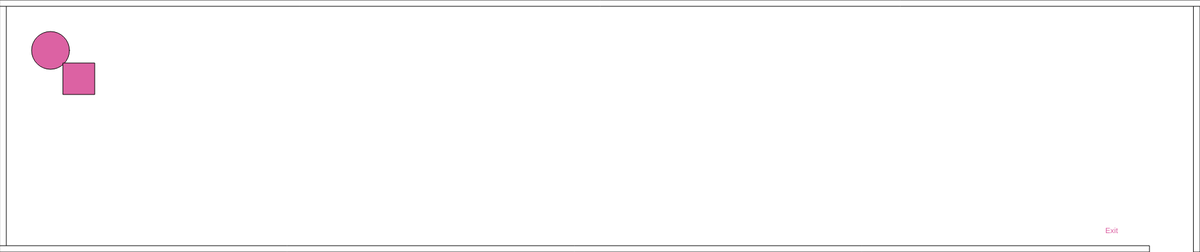
Frame 1 (no input)
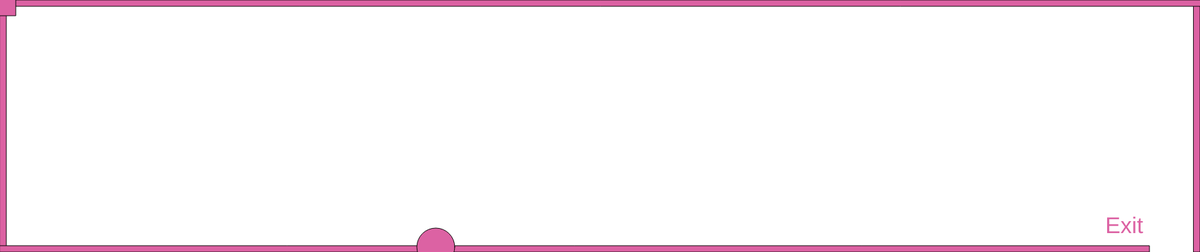
Frame 60 (no input)
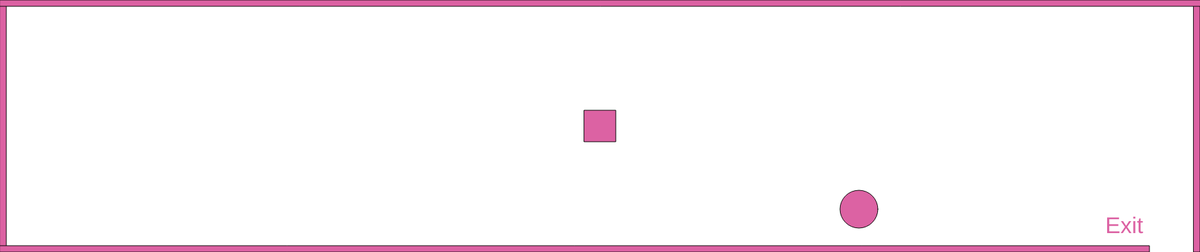
Frame 120 (the mouse pressed at the canvas centre since frame 60)

The p5.js sketch that drew these frames (run headless with seeded random() and noise() and a simulated clock; from frame 60 on, the mouse is pressed at the canvas centre):

// p5.js sketch
// ── sketch.js
var meteorx = 80;
var meteory = 80;
var meteorxmovement= 80;
var meteorymovement= 30;

var blockX = 100; 
var blockY = 100; 
var blockSize = 50; 

var wincon1 = true||false
var wincon2 = true||false

function setup()
{
createCanvas(1900,400);
 
}

function draw()
 {
   
//background and border
    background(255);
    rect(1890,0,10,400)
    rect(0,0,10,400)
    rect (0,390,1820,10);
    rect(0,0,1920,10);
    fill(120,123,4);
 
    //Meteor Shower

fill(220,98,163)
circle(meteorx, meteory, 60);
meteorxmovement = (floor(random()*20)+1);
meteorymovement = (floor(random()*10)+1) ;
meteorx += meteorxmovement;
meteory += meteorymovement;
if(meteorx > 1900)
{meteorx = 0;}
if(meteorx < 0)
{meteorx = 0;}
if(meteory > 400)
{meteory = 0; }
if(meteory < 0)
{meteory = 400;}

{
  //the block
  rect(blockX, blockY, blockSize, blockSize);
  
  // I used outside sources and was able to find a way to make the block follow my mouse! I thought it looked cool!
  blockX = mouseX - blockSize / 2;
  blockY = mouseY - blockSize / 2;
}
  function mousePressed() {
  isTrackingMouse = !isTrackingMouse;
}
   //exit sign
  
text("Exit", 1750,370)
textSize(36)

   //Win Conditions
if(blockX >= 1820  && blockX <= 1900) wincon1 = true  
else {wincon1 = false};
if (blockY >= 380 && blockY <=600) wincon2 = true
else {wincon2 = false};

if (wincon1 == true && wincon2 == true)
{text("You win! great job! ", 1600,200)}

if(wincon1 == false || wincon2 == false)
{console.log ("Make it to the Exit!!");}
else 
{ if (wincon1 == true && wincon2 == true)
    {console.log ("Nice! You Won!")} }
}

// ── Index.html
<html>
  <head>
    <title>My Game</title>
    <script src="p5.min.js"></script>
    <script src="sketch.js"></script>
  </head>
  <body>
  </body>
</html>
